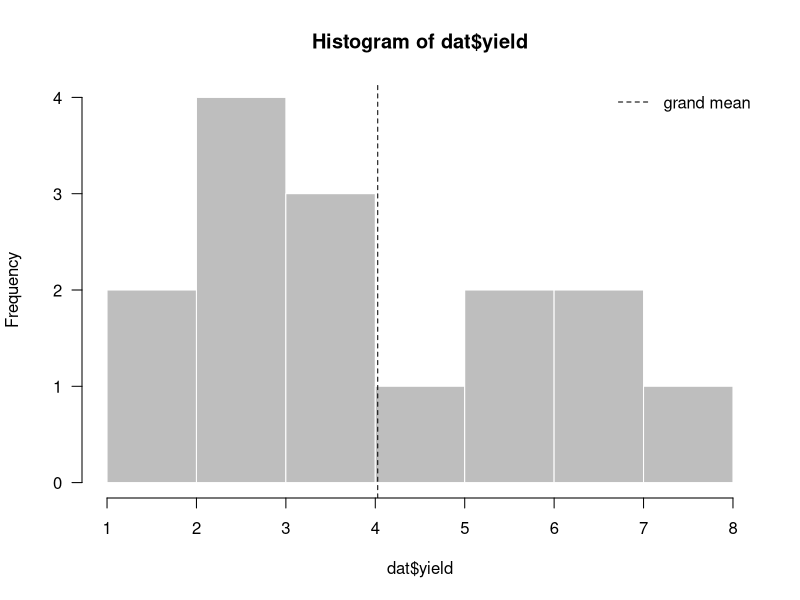
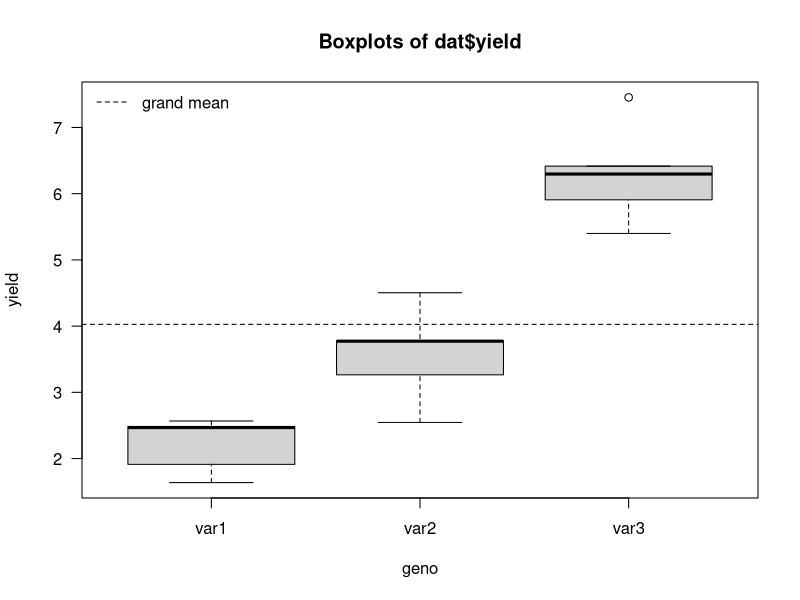
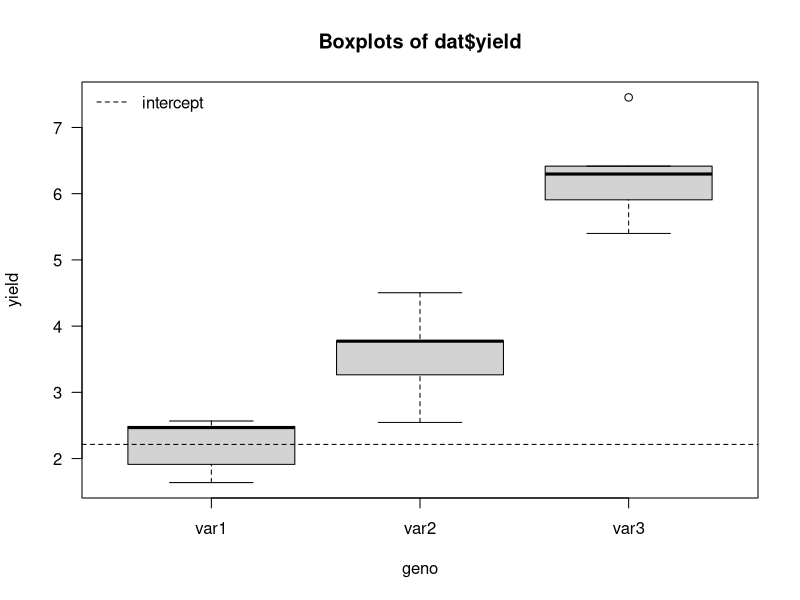
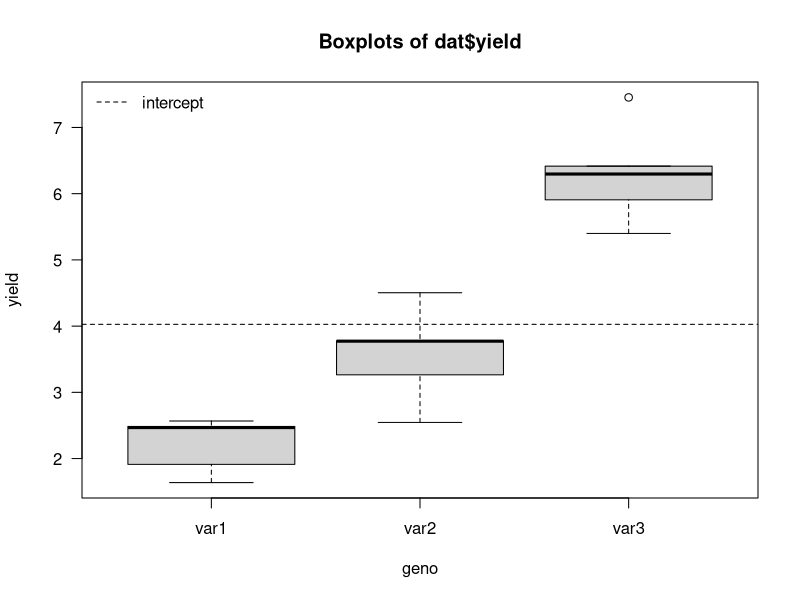

R code for these plots, in order:
## ---- chunk 1
suppressPackageStartupMessages(library(emmeans))
## ---- chunk 2
G <- 3 # number of genotypes
R <- 5 # number of replicates per genotype
## ---- chunk 3
(lev.genos <- paste0("var", 1:G))
(lev.reps <- LETTERS[1:R])
dat <- data.frame(geno=rep(lev.genos, each=R),
                  rep=rep(lev.reps, G),
                  yield=NA,
                  stringsAsFactors=FALSE)
dat
## ---- chunk 4
set.seed(12345) # to make the simulation reproducible
N <- nrow(dat) # total number of observations
stopifnot(G == 3)
(true.geno.means <- setNames(c(2, 4, 6), lev.genos))
(true.mean <- mean(true.geno.means))
for(i in 1:N){
  true.geno.mean <- true.geno.means[dat$geno[i]]
  dat$yield[i] <- true.geno.mean
}
sd.error <- 0.8
epsilons <- rnorm(n=N, mean=0, sd=sd.error)
dat$yield <- dat$yield + epsilons
dat$geno <- as.factor(dat$geno)
dat$rep <- as.factor(dat$rep)
## ---- chunk 5
str(dat)
(grand.mean <- mean(dat$yield))
(geno.means <- tapply(dat$yield, dat$geno, mean))
## ---- chunk 6
hist(dat$yield, col="grey", border="white", las=1)
abline(v=grand.mean, lty=2)
legend("topright", legend="grand mean", lty=2, bty="n")
## ---- chunk 7
boxplot(yield ~ geno, data=dat, las=1, varwidth=TRUE,
        main="Boxplots of dat$yield")
abline(h=grand.mean, lty=2)
legend("topleft", legend="grand mean", lty=2, bty="n")
## ---- chunk 8
## example with G=3 genotypes and R=2 reps
y <- dat$yield[dat$rep %in% c("A","B")]
(X_1 <- matrix(c(1,0,0,
                 1,0,0,
                 0,1,0,
                 0,1,0,
                 0,0,1,
                 0,0,1),
               nrow=6, ncol=3, byrow=TRUE))
tXX_1 <- t(X_1) %*% X_1
inv_tXX_1 <- solve(tXX_1)
(m.hat <- inv_tXX_1 %*% t(X_1) %*% y)
(epsilons.hat <- y - X_1 %*% m.hat)
mean(epsilons.hat)
## ---- chunk 9
## example with G=3 genotypes and R=2 reps
y <- dat$yield[dat$rep %in% c("A","B")]
(X_2 <- matrix(c(1,1,0,0,
                 1,1,0,0,
                 1,0,1,0,
                 1,0,1,0,
                 1,0,0,1,
                 1,0,0,1),
               nrow=6, ncol=3+1, byrow=TRUE))
kappa(X_2) # the higher, the more singular X is
tXX_2 <- t(X_2) %*% X_2
eigen(tXX_2)$values # the matrix is singular if at least one eigenvalue is zero
try(inv_tXX_2 <- solve(tXX_2))
## ---- chunk 10
getOption("contrasts")
contrasts(dat$geno)
(Bstar.ct <- contr.treatment(levels(dat$geno)))
## ---- chunk 11
(B.ct <- cbind(intercept=1, Bstar.ct))
(C.ct <- solve(B.ct))
## ---- chunk 12
apply(C.ct[-1,], 1, sum)
## ---- chunk 13
fit.ct <- lm(yield ~ geno, data=dat, contrasts=list(geno="contr.treatment"))
summary(fit.ct)
(alpha.ct.hat <- coef(fit.ct))
## ---- chunk 14
(tmp <- anova(fit.ct))
(RSS.ct <- tmp["Residuals", "Sum Sq"])
summary(fit.ct)$sigma
summary(fit.ct)$sigma^2
(r.ct <- fit.ct$rank)
(S2.ct <- RSS.ct / (N - r.ct))
## ---- chunk 15
alpha.ct.hat[1+0]
geno.means[1]
C.ct[1,,drop=FALSE] %*% geno.means
## ---- chunk 16
alpha.ct.hat[1+1]
geno.means[2] - geno.means[1]
C.ct[2,,drop=FALSE] %*% geno.means
## ---- chunk 17
alpha.ct.hat[1+2]
geno.means[3] - geno.means[1]
C.ct[3,,drop=FALSE] %*% geno.means
## ---- chunk 18
alpha.ct.hat
C.ct %*% geno.means
## ---- chunk 19
boxplot(yield ~ geno, data=dat, las=1, varwidth=TRUE,
        main="Boxplots of dat$yield")
abline(h=alpha.ct.hat[1], lty=2)
legend("topleft", legend="intercept", lty=2, bty="n")
## ---- chunk 20
geno.means
B.ct %*% alpha.ct.hat
## ---- chunk 21
options(contrasts=c("contr.sum", "contr.poly"))
getOption("contrasts")
contrasts(dat$geno)
(Bstar.cs <- contr.sum(levels(dat$geno)))
## ---- chunk 22
(B.cs <- cbind(intercept=1, Bstar.cs))
(C.cs <- solve(B.cs))
## ---- chunk 23
apply(C.cs[-1,], 1, sum)
## ---- chunk 24
fit.cs <- lm(yield ~ geno, data=dat, contrasts=list(geno="contr.sum"))
summary(fit.cs)
(alpha.cs.hat <- coef(fit.cs))
## ---- chunk 25
(tmp <- anova(fit.cs))
(RSS.cs <- tmp["Residuals", "Sum Sq"])
summary(fit.cs)$sigma
summary(fit.cs)$sigma^2
(r.cs <- fit.cs$rank)
(S2.cs <- RSS.cs / (N - r.cs))
## ---- chunk 26
alpha.cs.hat[1+0]
mean(geno.means)
## ---- chunk 27
alpha.cs.hat[1+1]
geno.means[1] - mean(geno.means)
## ---- chunk 28
alpha.cs.hat[1+2]
geno.means[2] - mean(geno.means)
## ---- chunk 29
geno.means[3] - mean(geno.means)
## ---- chunk 30
alpha.cs.hat
C.cs %*% geno.means
## ---- chunk 31
boxplot(yield ~ geno, data=dat, las=1, varwidth=TRUE,
        main="Boxplots of dat$yield")
abline(h=alpha.cs.hat[1], lty=2)
legend("topleft", legend="intercept", lty=2, bty="n")
## ---- chunk 32
## var.m.hat <- t(X)
## C.cs %*% 
## ---- chunk 33
geno.means
B.cs %*% alpha.cs.hat
## ---- chunk 34
X.cs <- model.matrix(yield ~ geno, data=dat,
                     contrasts.arg=list(geno="contr.sum"))
print(X.cs)
## ---- chunk 35
X.1 <- matrix(data=0, nrow=nrow(dat), ncol=nlevels(dat$geno))
colnames(X.1) <- levels(dat$geno)
for(j in 1:ncol(X.1))
  X.1[,j] <- as.numeric(dat$geno == colnames(X.1)[j])
X.1
B.cs
(X.cs <- X.1 %*% B.cs)
## ---- chunk 36
tXX_cs <- t(X.cs) %*% X.cs
inv_tXX_cs <- solve(tXX_cs)
(alpha.cs.hat <- inv_tXX_cs %*% t(X.cs) %*% dat$yield)
## ---- chunk 37
epsilon.cs.hat <- dat$yield - X.cs %*% alpha.cs.hat
(RSS.cs <- t(epsilon.cs.hat) %*% epsilon.cs.hat)
(S2.cs <- RSS.cs / (N - r.cs))
S2.cs <- S2.cs[1,1]
## ---- chunk 38
(var.alpha.cs.hat <- inv_tXX_cs * S2.cs)
(se.alpha.cs.hat <- sqrt(diag(var.alpha.cs.hat)))
## ---- chunk 39
(test.stats.cs <- alpha.cs.hat / se.alpha.cs.hat)
## ---- chunk 40
l <- 0.05
(pvals.cs <- 2 * pt(q=abs(test.stats.cs), df=N-r.cs, ncp=1-l/2, lower.tail=FALSE))
(pvals.cs <- 2 * pt(q=abs(test.stats.cs), df=N-r.cs, lower.tail=FALSE))
## ---- chunk 41
Bstar.cs2 <- matrix(data=c(-1, -1,
                           1, 0,
                           0, 1),
                    byrow=TRUE,
                    nrow=G, ncol=G-1)
rownames(Bstar.cs2) <- lev.genos
(B.cs2 <- cbind(intercept=1, Bstar.cs2))
X.cs2 <- X.1 %*% B.cs2
## ---- chunk 42
tXX_cs2 <- t(X.cs2) %*% X.cs2
inv_tXX_cs2 <- solve(tXX_cs2)
(alpha.cs2.hat <- inv_tXX_cs2 %*% t(X.cs2) %*% dat$yield)
## ---- chunk 43
epsilon.cs2.hat <- dat$yield - X.cs2 %*% alpha.cs2.hat
(RSS.cs2 <- t(epsilon.cs2.hat) %*% epsilon.cs2.hat)
(S2.cs2 <- RSS.cs2 / (N - r.cs))
S2.cs2 <- S2.cs2[1,1]
(var.alpha.cs2.hat <- inv_tXX_cs2 * S2.cs2)
(se.alpha.cs2.hat <- sqrt(diag(var.alpha.cs2.hat)))
(test.stats.cs2 <- alpha.cs2.hat / se.alpha.cs2.hat)
l <- 0.05
(pvals.cs2 <- 2 * pt(q=abs(test.stats.cs2), df=N-r.cs, ncp=1-l/2, lower.tail=FALSE))
(pvals.cs2 <- 2 * pt(q=abs(test.stats.cs2), df=N-r.cs, lower.tail=FALSE))
## ---- chunk 44
(emm <- emmeans(object=fit.cs, specs="geno"))
contrast(object=emm, method="dunnett") # same as contr.treatment
contrast(object=emm, method="eff")     # same as contr.sum
## ---- chunk 45
print(sessionInfo(), locale=FALSE)
